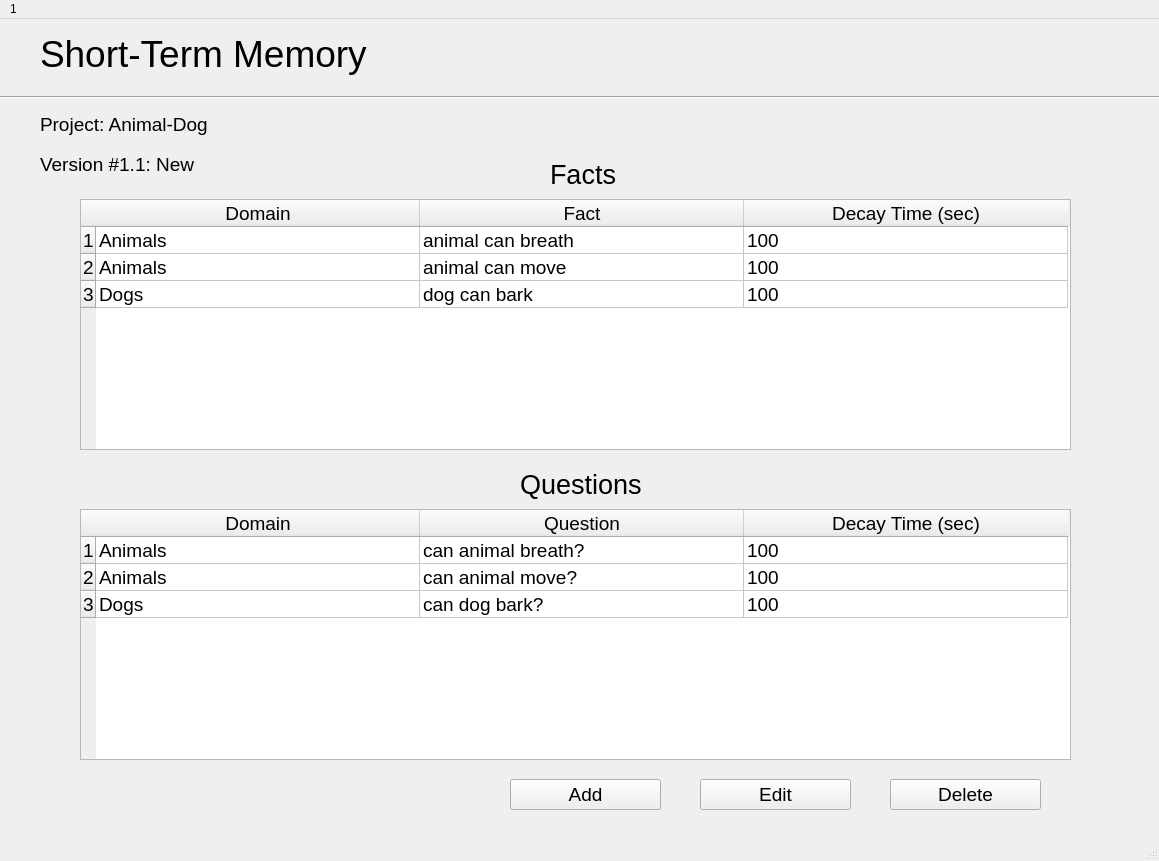
<?xml version="1.0" encoding="UTF-8"?>
<ui version="4.0">
 <class>ShortTermMemWindow</class>
 <widget class="QMainWindow" name="ShortTermMemWindow">
  <property name="geometry">
   <rect>
    <x>0</x>
    <y>0</y>
    <width>1159</width>
    <height>861</height>
   </rect>
  </property>
  <property name="sizePolicy">
   <sizepolicy hsizetype="Preferred" vsizetype="Preferred">
    <horstretch>0</horstretch>
    <verstretch>0</verstretch>
   </sizepolicy>
  </property>
  <property name="windowTitle">
   <string>MainWindow</string>
  </property>
  <widget class="QWidget" name="centralwidget">
   <widget class="QLabel" name="label">
    <property name="geometry">
     <rect>
      <x>40</x>
      <y>10</y>
      <width>591</width>
      <height>51</height>
     </rect>
    </property>
    <property name="text">
     <string>&lt;html&gt;&lt;head/&gt;&lt;body&gt;&lt;p&gt;&lt;span style=&quot; font-size:28pt;&quot;&gt;Short-Term Memory&lt;/span&gt;&lt;/p&gt;&lt;/body&gt;&lt;/html&gt;</string>
    </property>
   </widget>
   <widget class="Line" name="line">
    <property name="geometry">
     <rect>
      <x>0</x>
      <y>70</y>
      <width>1161</width>
      <height>16</height>
     </rect>
    </property>
    <property name="orientation">
     <enum>Qt::Horizontal</enum>
    </property>
   </widget>
   <widget class="QLabel" name="label_4">
    <property name="geometry">
     <rect>
      <x>550</x>
      <y>130</y>
      <width>151</width>
      <height>51</height>
     </rect>
    </property>
    <property name="text">
     <string>&lt;html&gt;&lt;head/&gt;&lt;body&gt;&lt;p&gt;&lt;span style=&quot; font-size:20pt;&quot;&gt;Facts&lt;/span&gt;&lt;/p&gt;&lt;/body&gt;&lt;/html&gt;</string>
    </property>
   </widget>
   <widget class="QTableWidget" name="factsTableWidget">
    <property name="geometry">
     <rect>
      <x>80</x>
      <y>180</y>
      <width>991</width>
      <height>251</height>
     </rect>
    </property>
    <property name="font">
     <font>
      <pointsize>14</pointsize>
     </font>
    </property>
    <property name="lineWidth">
     <number>1</number>
    </property>
    <property name="textElideMode">
     <enum>Qt::ElideRight</enum>
    </property>
    <property name="showGrid">
     <bool>true</bool>
    </property>
    <property name="wordWrap">
     <bool>true</bool>
    </property>
    <property name="cornerButtonEnabled">
     <bool>true</bool>
    </property>
    <attribute name="horizontalHeaderCascadingSectionResizes">
     <bool>false</bool>
    </attribute>
    <attribute name="horizontalHeaderDefaultSectionSize">
     <number>324</number>
    </attribute>
    <attribute name="horizontalHeaderMinimumSectionSize">
     <number>71</number>
    </attribute>
    <attribute name="horizontalHeaderShowSortIndicator" stdset="0">
     <bool>false</bool>
    </attribute>
    <attribute name="verticalHeaderCascadingSectionResizes">
     <bool>false</bool>
    </attribute>
    <attribute name="verticalHeaderDefaultSectionSize">
     <number>26</number>
    </attribute>
    <row>
     <property name="text">
      <string>1</string>
     </property>
    </row>
    <row>
     <property name="text">
      <string>2</string>
     </property>
    </row>
    <row>
     <property name="text">
      <string>3</string>
     </property>
    </row>
    <column>
     <property name="text">
      <string>Domain</string>
     </property>
     <property name="font">
      <font>
       <pointsize>14</pointsize>
      </font>
     </property>
     <property name="textAlignment">
      <set>AlignCenter</set>
     </property>
    </column>
    <column>
     <property name="text">
      <string>Fact</string>
     </property>
     <property name="font">
      <font>
       <pointsize>14</pointsize>
       <stylestrategy>PreferAntialias</stylestrategy>
      </font>
     </property>
     <property name="textAlignment">
      <set>AlignCenter</set>
     </property>
    </column>
    <column>
     <property name="text">
      <string>Decay Time (sec)</string>
     </property>
     <property name="font">
      <font>
       <pointsize>14</pointsize>
      </font>
     </property>
     <property name="textAlignment">
      <set>AlignCenter</set>
     </property>
    </column>
    <item row="0" column="0">
     <property name="text">
      <string>Animals</string>
     </property>
    </item>
    <item row="0" column="1">
     <property name="text">
      <string>animal can breath</string>
     </property>
     <property name="font">
      <font>
       <pointsize>14</pointsize>
      </font>
     </property>
    </item>
    <item row="0" column="2">
     <property name="text">
      <string>100</string>
     </property>
     <property name="font">
      <font>
       <pointsize>14</pointsize>
      </font>
     </property>
    </item>
    <item row="1" column="0">
     <property name="text">
      <string>Animals</string>
     </property>
    </item>
    <item row="1" column="1">
     <property name="text">
      <string>animal can move</string>
     </property>
     <property name="font">
      <font>
       <pointsize>14</pointsize>
      </font>
     </property>
    </item>
    <item row="1" column="2">
     <property name="text">
      <string>100</string>
     </property>
     <property name="font">
      <font>
       <pointsize>14</pointsize>
      </font>
     </property>
    </item>
    <item row="2" column="0">
     <property name="text">
      <string>Dogs</string>
     </property>
    </item>
    <item row="2" column="1">
     <property name="text">
      <string>dog can bark</string>
     </property>
     <property name="font">
      <font>
       <pointsize>14</pointsize>
      </font>
     </property>
    </item>
    <item row="2" column="2">
     <property name="text">
      <string>100</string>
     </property>
     <property name="font">
      <font>
       <pointsize>14</pointsize>
      </font>
     </property>
    </item>
   </widget>
   <widget class="QLabel" name="label_2">
    <property name="geometry">
     <rect>
      <x>40</x>
      <y>80</y>
      <width>351</width>
      <height>51</height>
     </rect>
    </property>
    <property name="text">
     <string>&lt;html&gt;&lt;head/&gt;&lt;body&gt;&lt;p&gt;&lt;span style=&quot; font-size:14pt;&quot;&gt;Project: Animal-Dog&lt;/span&gt;&lt;/p&gt;&lt;/body&gt;&lt;/html&gt;</string>
    </property>
   </widget>
   <widget class="QLabel" name="label_3">
    <property name="geometry">
     <rect>
      <x>40</x>
      <y>120</y>
      <width>351</width>
      <height>51</height>
     </rect>
    </property>
    <property name="text">
     <string>&lt;html&gt;&lt;head/&gt;&lt;body&gt;&lt;p&gt;&lt;span style=&quot; font-size:14pt;&quot;&gt;Version #1.1: New&lt;/span&gt;&lt;/p&gt;&lt;/body&gt;&lt;/html&gt;</string>
    </property>
   </widget>
   <widget class="QPushButton" name="addBtn">
    <property name="geometry">
     <rect>
      <x>510</x>
      <y>760</y>
      <width>151</width>
      <height>31</height>
     </rect>
    </property>
    <property name="font">
     <font>
      <pointsize>14</pointsize>
     </font>
    </property>
    <property name="text">
     <string>Add</string>
    </property>
   </widget>
   <widget class="QPushButton" name="editBtn">
    <property name="geometry">
     <rect>
      <x>700</x>
      <y>760</y>
      <width>151</width>
      <height>31</height>
     </rect>
    </property>
    <property name="font">
     <font>
      <pointsize>14</pointsize>
     </font>
    </property>
    <property name="text">
     <string>Edit</string>
    </property>
   </widget>
   <widget class="QPushButton" name="deleteBtn">
    <property name="geometry">
     <rect>
      <x>890</x>
      <y>760</y>
      <width>151</width>
      <height>31</height>
     </rect>
    </property>
    <property name="font">
     <font>
      <pointsize>14</pointsize>
     </font>
    </property>
    <property name="text">
     <string>Delete</string>
    </property>
   </widget>
   <widget class="QTableWidget" name="questTableWidget">
    <property name="geometry">
     <rect>
      <x>80</x>
      <y>490</y>
      <width>991</width>
      <height>251</height>
     </rect>
    </property>
    <property name="font">
     <font>
      <pointsize>14</pointsize>
     </font>
    </property>
    <property name="lineWidth">
     <number>1</number>
    </property>
    <property name="textElideMode">
     <enum>Qt::ElideRight</enum>
    </property>
    <property name="showGrid">
     <bool>true</bool>
    </property>
    <property name="wordWrap">
     <bool>true</bool>
    </property>
    <property name="cornerButtonEnabled">
     <bool>true</bool>
    </property>
    <attribute name="horizontalHeaderCascadingSectionResizes">
     <bool>false</bool>
    </attribute>
    <attribute name="horizontalHeaderDefaultSectionSize">
     <number>324</number>
    </attribute>
    <attribute name="horizontalHeaderMinimumSectionSize">
     <number>71</number>
    </attribute>
    <attribute name="horizontalHeaderShowSortIndicator" stdset="0">
     <bool>false</bool>
    </attribute>
    <attribute name="verticalHeaderCascadingSectionResizes">
     <bool>false</bool>
    </attribute>
    <attribute name="verticalHeaderDefaultSectionSize">
     <number>26</number>
    </attribute>
    <row>
     <property name="text">
      <string>1</string>
     </property>
    </row>
    <row>
     <property name="text">
      <string>2</string>
     </property>
    </row>
    <row>
     <property name="text">
      <string>3</string>
     </property>
    </row>
    <column>
     <property name="text">
      <string>Domain</string>
     </property>
     <property name="font">
      <font>
       <pointsize>14</pointsize>
      </font>
     </property>
     <property name="textAlignment">
      <set>AlignCenter</set>
     </property>
    </column>
    <column>
     <property name="text">
      <string>Question</string>
     </property>
     <property name="font">
      <font>
       <pointsize>14</pointsize>
       <stylestrategy>PreferAntialias</stylestrategy>
      </font>
     </property>
     <property name="textAlignment">
      <set>AlignCenter</set>
     </property>
    </column>
    <column>
     <property name="text">
      <string>Decay Time (sec)</string>
     </property>
     <property name="font">
      <font>
       <pointsize>14</pointsize>
      </font>
     </property>
     <property name="textAlignment">
      <set>AlignCenter</set>
     </property>
    </column>
    <item row="0" column="0">
     <property name="text">
      <string>Animals</string>
     </property>
    </item>
    <item row="0" column="1">
     <property name="text">
      <string>can animal breath?</string>
     </property>
     <property name="font">
      <font>
       <pointsize>14</pointsize>
      </font>
     </property>
    </item>
    <item row="0" column="2">
     <property name="text">
      <string>100</string>
     </property>
     <property name="font">
      <font>
       <pointsize>14</pointsize>
      </font>
     </property>
    </item>
    <item row="1" column="0">
     <property name="text">
      <string>Animals</string>
     </property>
    </item>
    <item row="1" column="1">
     <property name="text">
      <string>can animal move?</string>
     </property>
     <property name="font">
      <font>
       <pointsize>14</pointsize>
      </font>
     </property>
    </item>
    <item row="1" column="2">
     <property name="text">
      <string>100</string>
     </property>
     <property name="font">
      <font>
       <pointsize>14</pointsize>
      </font>
     </property>
    </item>
    <item row="2" column="0">
     <property name="text">
      <string>Dogs</string>
     </property>
    </item>
    <item row="2" column="1">
     <property name="text">
      <string>can dog bark?</string>
     </property>
     <property name="font">
      <font>
       <pointsize>14</pointsize>
      </font>
     </property>
    </item>
    <item row="2" column="2">
     <property name="text">
      <string>100</string>
     </property>
     <property name="font">
      <font>
       <pointsize>14</pointsize>
      </font>
     </property>
    </item>
   </widget>
   <widget class="QLabel" name="label_5">
    <property name="geometry">
     <rect>
      <x>520</x>
      <y>440</y>
      <width>151</width>
      <height>51</height>
     </rect>
    </property>
    <property name="text">
     <string>&lt;html&gt;&lt;head/&gt;&lt;body&gt;&lt;p&gt;&lt;span style=&quot; font-size:20pt;&quot;&gt;Questions&lt;/span&gt;&lt;/p&gt;&lt;/body&gt;&lt;/html&gt;</string>
    </property>
   </widget>
   <zorder>factsTableWidget</zorder>
   <zorder>label</zorder>
   <zorder>line</zorder>
   <zorder>label_4</zorder>
   <zorder>label_2</zorder>
   <zorder>label_3</zorder>
   <zorder>addBtn</zorder>
   <zorder>editBtn</zorder>
   <zorder>deleteBtn</zorder>
   <zorder>questTableWidget</zorder>
   <zorder>label_5</zorder>
  </widget>
  <widget class="QMenuBar" name="menubar">
   <property name="geometry">
    <rect>
     <x>0</x>
     <y>0</y>
     <width>1159</width>
     <height>22</height>
    </rect>
   </property>
   <widget class="QMenu" name="menuInteractive_System_Modelling">
    <property name="title">
     <string>1</string>
    </property>
   </widget>
   <addaction name="menuInteractive_System_Modelling"/>
  </widget>
  <widget class="QStatusBar" name="statusbar"/>
 </widget>
 <resources/>
 <connections/>
</ui>
